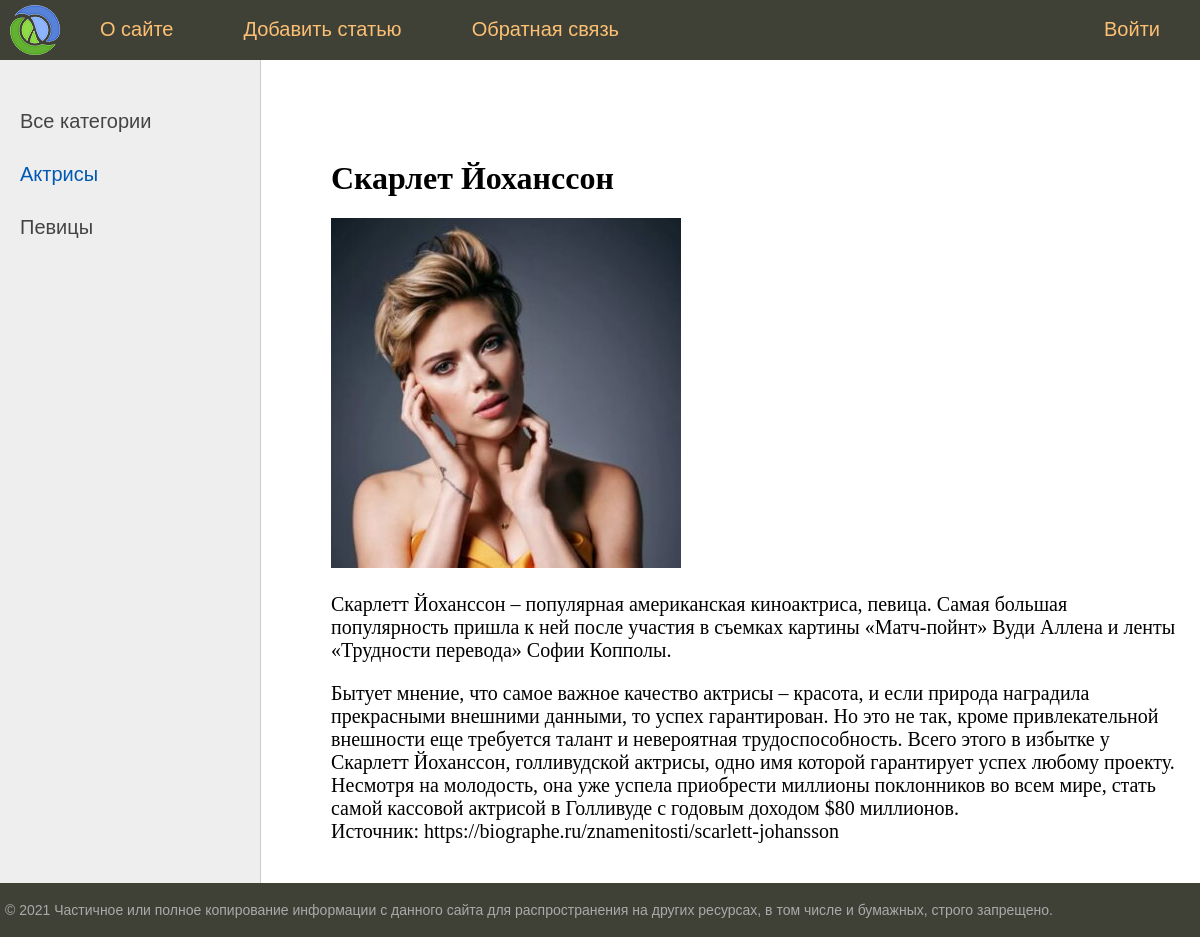
The page /post/skarlet-johansson/ on the database its author committed.
### woman/models.py (models this page shows, shortened)
class Category(models.Model):
    name = models.CharField(max_length=100, db_index=True, verbose_name="Категории")
    slug = models.SlugField(max_length=255, unique=True, db_index=True, verbose_name="URL")
    def get_absolute_url(self):
        return reverse('category', kwargs={'cat_id': self.pk})
    class Meta:
        verbose_name = "Категории"
        verbose_name_plural = "Категории"

class Woman(models.Model):
    title = models.CharField(max_length=255, verbose_name="Заголовок")
    slug = models.SlugField(max_length=255, unique=True, db_index=True, verbose_name="URL")
    content = models.TextField(blank=True, verbose_name="Текст статьи")
    photo = models.ImageField(upload_to="photos/%Y/%m/%d/", verbose_name="Фото")
    time_create = models.DateTimeField(auto_now_add=True, verbose_name="Время создания")
    time_update = models.DateTimeField(auto_now=True, verbose_name="Время публикации")
    is_published = models.BooleanField(default=True, verbose_name="Публикация")
    cat = models.ForeignKey('Category', on_delete=models.PROTECT, verbose_name="Категории")
    class Meta:
        verbose_name = "Известные женщины"
        verbose_name_plural = "Известные женщины"
        ordering = ['-id']

### woman/views.py (the view)
# urls.py: path('post/<slug:post_slug>/', show_post, name='post'),
def show_post(request, post_slug):
    post = get_object_or_404(Woman, slug=post_slug)
    context = {
        'post': post,
        'menu': menu,
        'title': post.title,
        'cat_selected': 1,
    }
    return render(request, 'woman/post.html', context=context)

### woman/templatetags/woman_tags.py (called while the page is built)
@register.simple_tag(name='getcats')
def get_categories():
    return Category.objects.all()

@register.inclusion_tag('woman/list_categories.html')
def show_categories(sort=None, cat_selected=0):
    if not sort:
        cats = Category.objects.all()
    else:
        cats = Category.objects.order_by(sort)
    return {'cats': cats, 'cat_selected': cat_selected}

### woman/templates/woman/post.html
{% extends 'woman/base.html' %}
{% block content %}
<h1>{{post.title}}</h1>
{% if post.photo %}
<p><img class="ing-article-left" src="{{post.photo.url}}"></p>
{% endif %}
{{post.content|linebreaks}}
{% endblock %}

### woman/templates/woman/list_categories.html
{% for c in cats %}
      {% if c.pk == cat_selected %}
    <li class="selected">{{ c.name }} </li>
      {% else %}
    <li><a href="{{ c.get_absolute_url }}">{{ c.name }}</a> </li>
      {% endif %}
    {% endfor %}

### woman/static/woman/css/styles.css (style rules this page uses)
html, body { font-family: 'Arial'; margin: 0; padding: 0; height: 100%; width: 100%; color: #444; }
a { color: #0059b2; text-decoration: none; }
img { max-width: 600px; height: auto; }
.left-chapters ul li { margin: 30px 0 0 0; color: #999; }
.left-chapters ul li.selected { color: #0059b2; }
.left-chapters ul li a { color: #444; text-decoration: none; }
.content-text h1 { font-size: 32px; }

### rows shown on the page
Category: name "Актрисы"
Category: name "Певицы"
Woman: title "Скарлет Йоханссон", photo (picture), content "Скарлетт Йоханссон – популярная американская киноактриса, певица. Самая большая популярность пришла к ней после участия в съемках картины «Матч-пойнт» Вуди Аллена и ленты «Трудности перевода» Софии Копполы. Бытует мнение, что самое важное качество актрисы – красота, и если природа наградила прекрасными внешними данными, то успех гарантирован. Но это не так, кроме привлекательной внешности еще требуется талант и невероятная трудоспособность. Всего этого в избытке у Скарлетт Йоханссон, голливудской актрисы, одно имя которой гарантирует успех любому проекту. Несмотря на молодость, она уже успела приобрести миллионы поклонников во всем мире, стать самой кассовой актрисой в Голливуде с годовым…"

### other values the page prints
{{ m.title }} "О сайте" "Добавить статью" "Обратная связь"
{{ m.title }} "Войти"
